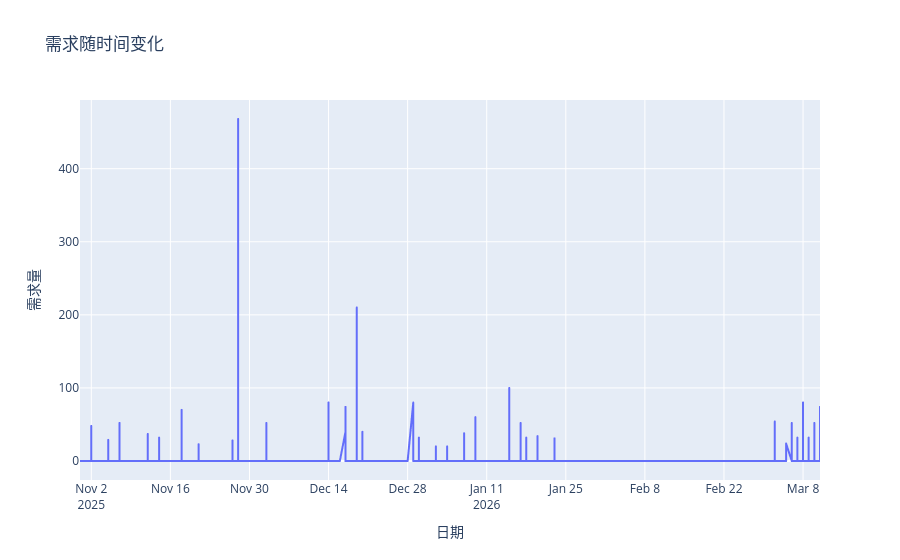

Notebook cell for this chart:
### Markdown cell above
**需求量可视化**

使用 `plotly.express` 的 `px.line` 绘制折线图，展示需求量随时间的变化趋势，用于观察需求波动特征。

**当日需求量**：$D_t$ = 当日应发货出库量（对应 `Demand` 列）

### Code cell
fig_demand = px.line(data, x='Date',
                     y='Demand',
                     title='需求随时间变化',
                     labels={'Date': '日期', 'Demand': '需求量'})
fig_demand.show()

### Figure 1 — Plotly figure (JSON) as saved in the notebook; plotly's stock layout.template omitted (floating-point values rounded to 4 significant figures; data arrays with more than 128 entries replaced by an {"elided": "..."} marker saying what was removed)
{"data": [{"hovertemplate": "日期=%{x}<br>需求量=%{y}<extra></extra>", "legendgroup": "", "line": {"color": "#636efa", "dash": "solid"}, "marker": {"symbol": "circle"}, "mode": "lines", "name": "", "showlegend": false, "type": "scattergl", "x": {"elided": "8052 str values"}, "xaxis": "x", "y": {"elided": "8052 int values"}, "yaxis": "y"}], "layout": {"legend": {"tracegroupgap": 0}, "title": {"text": "需求随时间变化"}, "xaxis": {"anchor": "y", "domain": [0, 1], "title": {"text": "日期"}}, "yaxis": {"anchor": "x", "domain": [0, 1], "title": {"text": "需求量"}}}}
